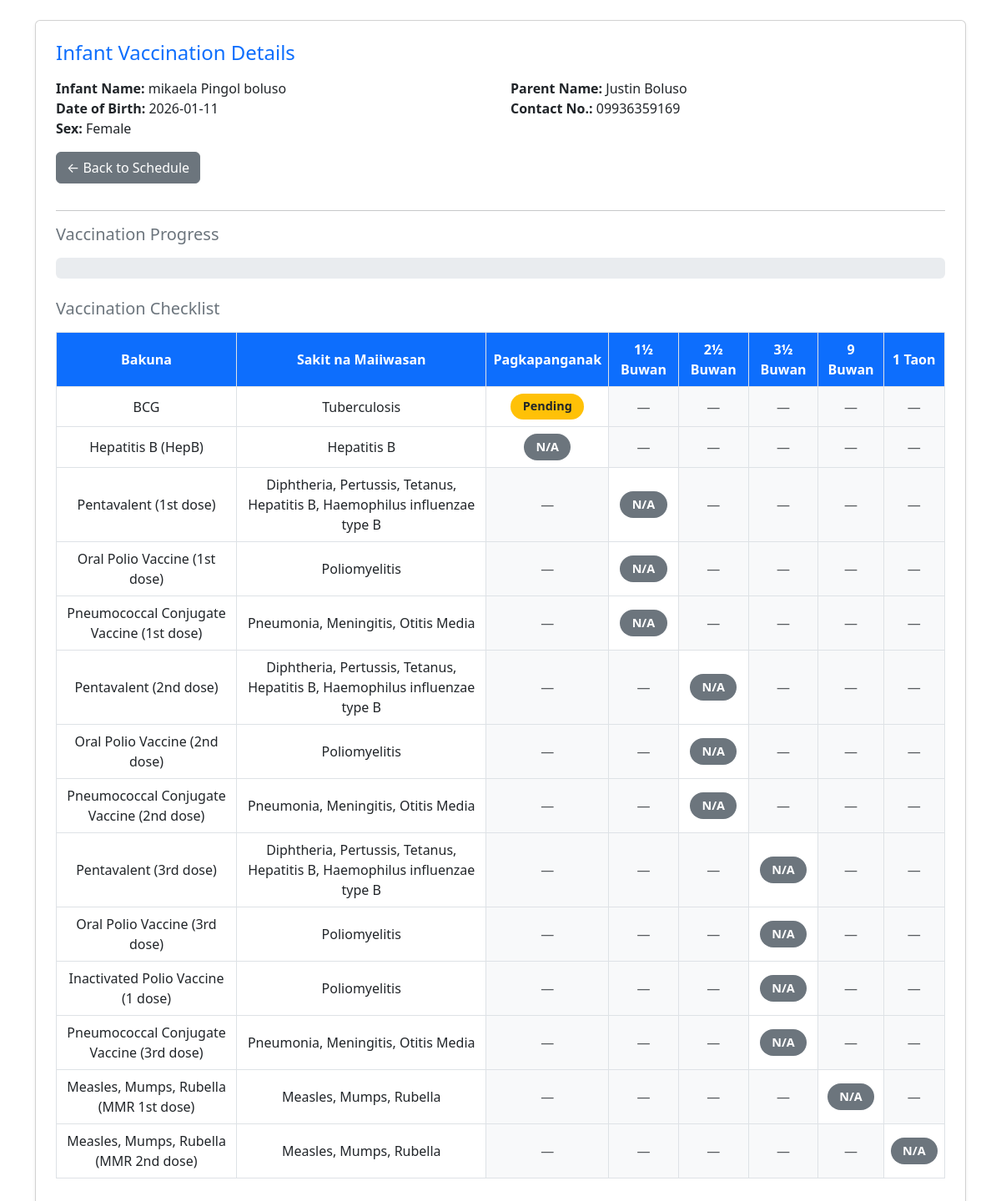
The page /vaccination_details.php?id=35 on the database its author committed.
### tables this page shows
CREATE TABLE `infantinfo` (
  `id` int(11) NOT NULL,
  `firstname` varchar(25) NOT NULL,
  `middlename` varchar(255) DEFAULT NULL,
  `surname` varchar(25) NOT NULL,
  `dateofbirth` varchar(25) NOT NULL,
  `placeofbirth` varchar(25) NOT NULL,
  `sex` enum('Male','Female') DEFAULT NULL,
  `weight` double NOT NULL,
  `height` double NOT NULL,
  `remarks` varchar(255) DEFAULT NULL,
  `bloodtype` varchar(5) NOT NULL,
  `nationality` varchar(25) NOT NULL,
  `parent_id` int(11) DEFAULT NULL
);

CREATE TABLE `parents` (
  `id` int(11) NOT NULL,
  `first_name` varchar(100) NOT NULL,
  `last_name` varchar(100) NOT NULL,
  `email` varchar(150) DEFAULT NULL,
  `phone` varchar(20) DEFAULT NULL,
  `address` text DEFAULT NULL,
  `purok` enum('Purok 1','Purok 2','Purok 3','Purok 4','Purok 5','Purok 6','Purok 7') NOT NULL,
  `Municipality` enum('Aliaga','Bongabon','Cabiao','Carranglan','Gabaldon','General Mamerto Natividad','General Tinio','Guimba','Jaen','Laur','Licab','Llanera','Lupao','Nampicuan','Pantabangan','Peñaranda','Quezon','Rizal','San Antonio','San Isidro','San Leonardo','Santa Rosa','Santo Domingo','Talavera','Talugtug','Zaragoza','Cabanatuan City','Gapan City','Science City of Muñoz','Palayan City','San Jose City') NOT NULL,
  `Province` enum('Aurora','Bataan','Bulacan','Nueva Ecija','Pampanga','Tarlac','Zambales') NOT NULL DEFAULT 'Nueva Ecija',
  `baranggay` varchar(100) DEFAULT NULL,
  `created_at` timestamp NOT NULL DEFAULT current_timestamp(),
  `updated_at` timestamp NOT NULL DEFAULT current_timestamp() ON UPDATE current_timestamp(),
  `barangay` varchar(100) DEFAULT NULL
);

CREATE TABLE `tbl_vaccine_reference` (
  `id` int(11) NOT NULL,
  `vaccine_name` varchar(100) DEFAULT NULL,
  `disease_prevented` varchar(150) DEFAULT NULL,
  `age_stage` varchar(20) DEFAULT NULL,
  `at_birth` tinyint(1) DEFAULT 0,
  `one_half_month` tinyint(1) DEFAULT 0,
  `two_half_month` tinyint(1) DEFAULT 0,
  `three_half_month` tinyint(1) DEFAULT 0,
  `nine_month` tinyint(1) DEFAULT 0,
  `one_year` tinyint(1) DEFAULT 0
);

### vaccination_details.php (the view, shortened to what this page needs)
<?php
include 'dbForm.php';
$infant_id = 0;
if (isset($_GET['id'])) $infant_id = intval($_GET['id']);
elseif (isset($_GET['infant_id'])) $infant_id = intval($_GET['infant_id']);
$sql = "SELECT
            i.id AS infant_id,
            CONCAT_WS(' ', i.firstname, i.middlename, i.surname) AS infant_name,
            i.dateofbirth,
            i.sex,
            CONCAT_WS(' ', p.first_name, p.last_name) AS parent_name,
            p.phone AS parent_contact
        FROM infantinfo i
        JOIN parents p ON i.parent_id = p.id
        WHERE i.id = ?";
$stmt = $con->prepare($sql);
$stmt->bind_param("i", $infant_id);
$stmt->execute();
$infant = $stmt->get_result()->fetch_assoc();
$refResult = $con->query("SELECT * FROM tbl_vaccine_reference ORDER BY
    FIELD(age_stage,'Birth','1½ mo','2½ mo','3½ mo','9 mo','1 yr'), id ASC");
$vaccine_reference = [];
$referenceStageMap = [];
while ($row = $refResult->fetch_assoc()) {
    $vaccine_reference[] = $row;
    $vaccineName = $row['vaccine_name'] ?? '';
    $ageStage = $row['age_stage'] ?? '';
    if ($vaccineName !== '' && $ageStage !== '') {
        $status_map[$vaccineName][$ageStage] = 'N/A';
        if (!isset($referenceStageMap[$vaccineName])) {
            $referenceStageMap[$vaccineName] = [];
        }
        $referenceStageMap[$vaccineName][] = $ageStage;
    }
}
$schedStmt = $con->prepare("SELECT vaccine_name, stage, status FROM tbl_vaccination_schedule WHERE infant_id=?");
$schedStmt->bind_param("i", $infant_id);
$schedStmt->execute();
$scheduleResult = $schedStmt->get_result();
while ($row = $scheduleResult->fetch_assoc()) {
    $vaccineName = $row['vaccine_name'] ?? '';
    $stage = $row['stage'] ?? '';
    if ($stage === '' || $stage === null) {
        $stageList = $referenceStageMap[$vaccineName] ?? [];
        $stage = $stageList[0] ?? '';
    }
    $statusValue = ($row['status'] === 'Completed') ? 'Completed' : 'Pending';
    $status_map[$vaccineName][$stage] = $statusValue;
}
$stages = [
    'Birth' => 'Pagkapanganak',
    '1½ mo' => '1½ Buwan',
    '2½ mo' => '2½ Buwan',
    '3½ mo' => '3½ Buwan',
    '9 mo' => '9 Buwan',
    '1 yr' => '1 Taon'
];
?>
<!DOCTYPE html>
<html lang="en">
<head>
    <link href="https://cdn.jsdelivr.net/npm/bootstrap@5.3.0/dist/css/bootstrap.min.css" rel="stylesheet">
</head>
<body class="container py-4">
    <div class="card shadow-sm p-4">
        <h4 class="mb-3 text-primary">Infant Vaccination Details</h4>
        <div class="row mb-3">
            <div class="col-md-6">
                <strong>Infant Name:</strong> <?= htmlspecialchars($infant['infant_name']); ?><br>
                <strong>Date of Birth:</strong> <?= htmlspecialchars($infant['dateofbirth']); ?><br>
                <strong>Sex:</strong> <?= htmlspecialchars($infant['sex']); ?>
            </div>
            <div class="col-md-6">
                <strong>Parent Name:</strong> <?= htmlspecialchars($infant['parent_name']); ?><br>
                <strong>Contact No.:</strong> <?= htmlspecialchars($infant['parent_contact']); ?>
            </div>
            <div class="col-md-12">
                <a href="vaccination_schedule.php" class="btn btn-secondary mt-3">← Back to Schedule</a>
            </div>
        </div>
        <hr>
        <h5 class="text-secondary mb-3">Vaccination Progress</h5>
        <div class="mb-4">
            <div class="progress" style="height:25px;">
            </div>
        </div>
        <h5 class="text-secondary mb-3">Vaccination Checklist</h5>
        <div class="table-responsive">
            <table class="table table-bordered align-middle text-center">
                <thead>
                    <tr>
                        <th>Bakuna</th>
                        <th>Sakit na Maiiwasan</th>
                        <?php foreach ($stages as $label) echo "<th>$label</th>"; ?>
                    </tr>
                </thead>
                <tbody>
                    <?php foreach ($vaccine_reference as $vaccine): ?>
                        <tr>
                            <td><?= htmlspecialchars($vaccine['vaccine_name']); ?></td>
                            <td><?= htmlspecialchars($vaccine['disease_prevented']); ?></td>
                            <?php
                            foreach ($stages as $db_stage => $label):
                                if ($vaccine['age_stage'] === $db_stage):
                                    $status = $status_map[$vaccine['vaccine_name']][$db_stage] ?? 'N/A';
                                    if ($status === 'Completed') {
                                        $badgeClass = 'bg-success text-white';
                                    } elseif ($status === 'Pending') {
                                        $badgeClass = 'bg-warning text-dark';
                                    } else {
                                        $status = 'N/A';
                                        $badgeClass = 'bg-secondary text-white';
                                    }
                                    $displayStatus = htmlspecialchars($status);
                                    echo "<td><span class='badge $badgeClass badge-status'>$displayStatus</span></td>";
                                else:
                                    echo "<td class='bg-light text-muted'>—</td>";
                                endif;
                            endforeach;
                            ?>
                        </tr>
                    <?php endforeach; ?>
                </tbody>
            </table>
        </div>
    </div>
</body>
</html>

### vaccination_details.php (style rules this page uses)
.table thead th { background-color: #0d6efd; color: white; text-align: center; vertical-align: middle; }
.table td { text-align: center; vertical-align: middle; }
.badge-status { font-size: 0.9rem; padding: 0.6em 1em; border-radius: 1rem; }

### rows shown on the page
infantinfo: dateofbirth "2026-01-11", sex "Female", parent.phone "09936359169"
tbl_vaccine_reference: vaccine_name "BCG", disease_prevented "Tuberculosis", vaccine_name "Pending"
tbl_vaccine_reference: vaccine_name "Hepatitis B (HepB)", disease_prevented "Hepatitis B", vaccine_name "N/A"
tbl_vaccine_reference: vaccine_name "Pentavalent (1st dose)", disease_prevented "Diphtheria, Pertussis, Tetanus, Hepatitis B, Haemophilus influenzae type B", vaccine_name "N/A"
tbl_vaccine_reference: vaccine_name "Oral Polio Vaccine (1st dose)", disease_prevented "Poliomyelitis", vaccine_name "N/A"
tbl_vaccine_reference: vaccine_name "Pneumococcal Conjugate Vaccine (1st dose)", disease_prevented "Pneumonia, Meningitis, Otitis Media", vaccine_name "N/A"
tbl_vaccine_reference: vaccine_name "Pentavalent (2nd dose)", disease_prevented "Diphtheria, Pertussis, Tetanus, Hepatitis B, Haemophilus influenzae type B", vaccine_name "N/A"
tbl_vaccine_reference: vaccine_name "Oral Polio Vaccine (2nd dose)", disease_prevented "Poliomyelitis", vaccine_name "N/A"
tbl_vaccine_reference: vaccine_name "Pneumococcal Conjugate Vaccine (2nd dose)", disease_prevented "Pneumonia, Meningitis, Otitis Media", vaccine_name "N/A"
tbl_vaccine_reference: vaccine_name "Pentavalent (3rd dose)", disease_prevented "Diphtheria, Pertussis, Tetanus, Hepatitis B, Haemophilus influenzae type B", vaccine_name "N/A"
tbl_vaccine_reference: vaccine_name "Oral Polio Vaccine (3rd dose)", disease_prevented "Poliomyelitis", vaccine_name "N/A"
tbl_vaccine_reference: vaccine_name "Inactivated Polio Vaccine (1 dose)", disease_prevented "Poliomyelitis", vaccine_name "N/A"
tbl_vaccine_reference: vaccine_name "Pneumococcal Conjugate Vaccine (3rd dose)", disease_prevented "Pneumonia, Meningitis, Otitis Media", vaccine_name "N/A"
tbl_vaccine_reference: vaccine_name "Measles, Mumps, Rubella (MMR 1st dose)", disease_prevented "Measles, Mumps, Rubella", vaccine_name "N/A"
tbl_vaccine_reference: vaccine_name "Measles, Mumps, Rubella (MMR 2nd dose)", disease_prevented "Measles, Mumps, Rubella", vaccine_name "N/A"

### other values the page prints
$infant['infant_name'] "mikaela Pingol boluso"
$infant['parent_name'] "Justin Boluso"
$label "Pagkapanganak"
$label "1½ Buwan"
$label "2½ Buwan"
$label "3½ Buwan"
$label "9 Buwan"
$label "1 Taon"
